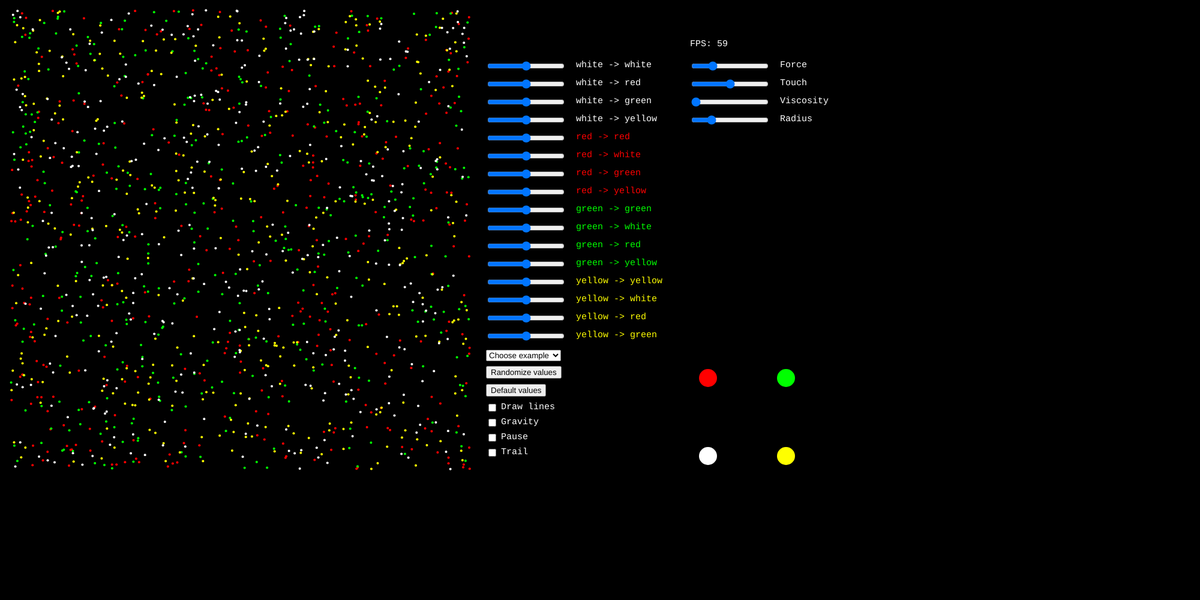
Frame 1 (no input)
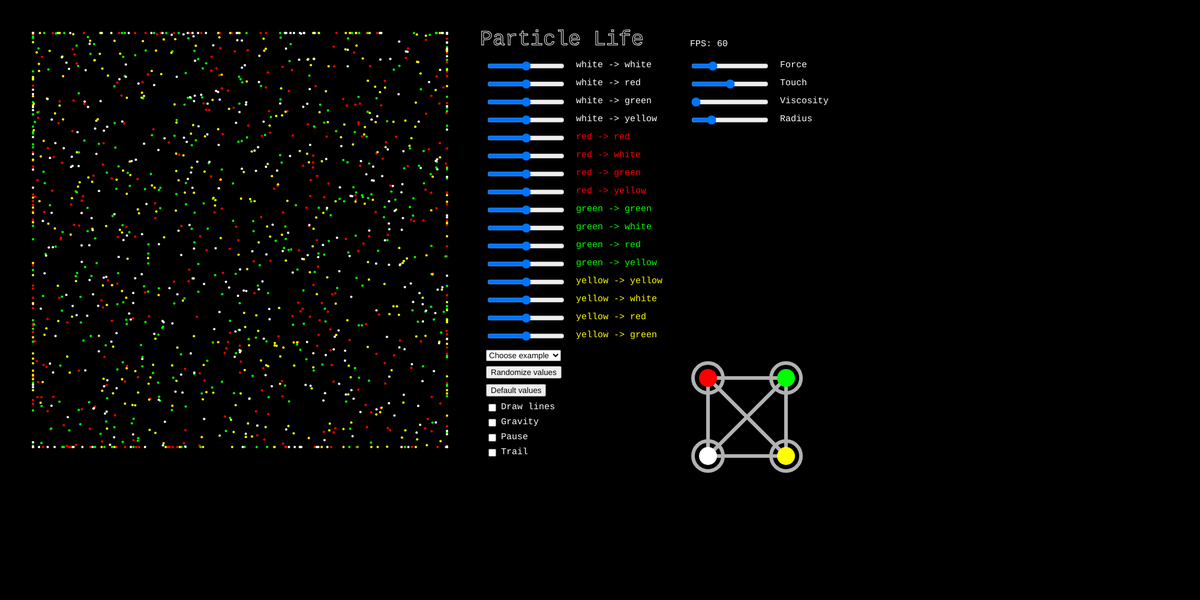
Frame 60 (no input)
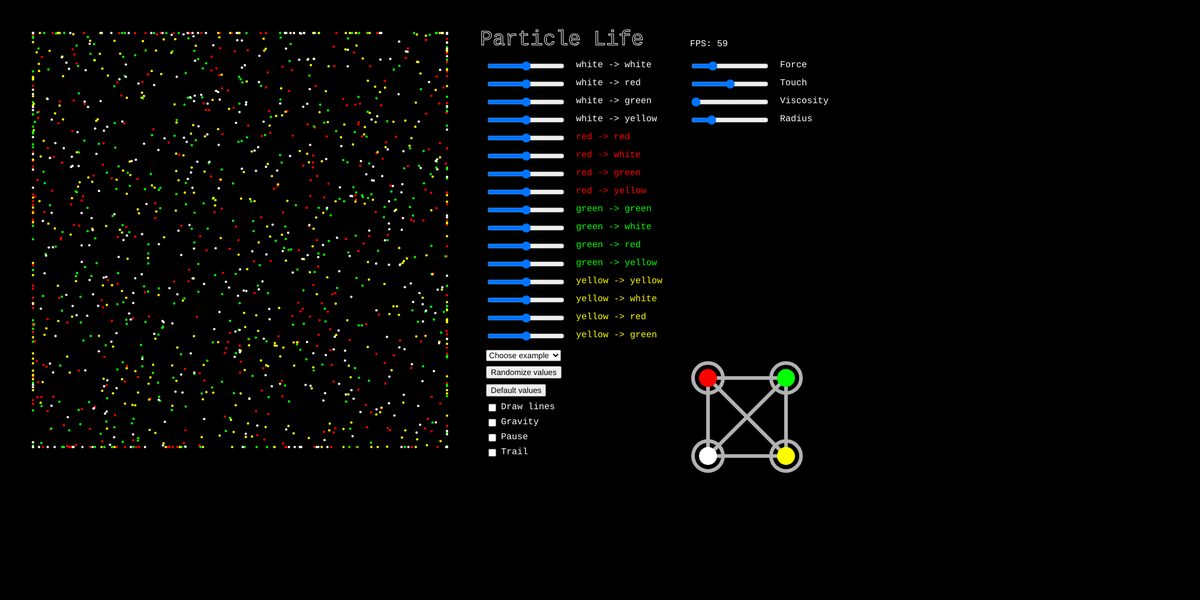
Frame 120 (the mouse pressed at the canvas centre since frame 60)

The p5.js sketch that drew these frames (run headless with seeded random() and noise() and a simulated clock; from frame 60 on, the mouse is pressed at the canvas centre):

// p5.js sketch
// ── sketch.js
let r = []
let g = []
let y = []
let w = []
let particles = []
const WIDTH = 800
let HEIGHT = 800
let dt = 0.5
const d_wall = 55
const strength = 0.3
let gravity = false
let grav_cb
let fps
let radius
let btn_rand
let btn_reset
let pause_cb
let lines_cb
let trail_cb
let lines
let slider_radius
let slider_ww, slider_wr, slider_wg, slider_wy
let slider_rr, slider_rw, slider_rg, slider_ry
let slider_gg, slider_gw, slider_gr, slider_gy
let slider_yy, slider_yw, slider_yr, slider_yg
let slider_dt
let slider_force_touch
let slider_viscosity
let example_select
let touch
let force_touch
let pause = false
let viscosity = 0.01
let selected

const N = 1500

let qtree
let range
let boundary

let rules = []


let sliders = [slider_ww, slider_wr,slider_wg, slider_wy,
               slider_rr, slider_rw,slider_rg, slider_ry,
               slider_gg, slider_gw, slider_gr, slider_gy,
               slider_yy, slider_yw, slider_yr, slider_yg]

let sliders_names = ["white -> white","white -> red","white -> green","white -> yellow",
                     "red -> red","red -> white","red -> green","red -> yellow",
                     "green -> green","green -> white","green -> red","green -> yellow",
                     "yellow -> yellow","yellow -> white","yellow -> red","yellow -> green"]



function setup() {
    createCanvas(2000, 1000)
    background(0)
    createRules()
    console.log(rules)
    for(let i = 0; i < N/4; i++) r.push(new particle("RED"))
    for(let i = 0; i < N/4; i++) g.push(new particle("GREEN"))
    for(let i = 0; i < N/4; i++) y.push(new particle("YELLOW"))
    for(let i = 0; i < N/4; i++) w.push(new particle("WHITE"))
    particles.push(r)
    particles.push(g)
    particles.push(y)
    particles.push(w)
    boundary = new Rectangle(WIDTH/2, WIDTH/2, WIDTH/2, WIDTH/2);
    qtree = new QuadTree(boundary, 16);
    for (let p of particles) {
        for(let ps of p) qtree.insert(ps);
    }
    console.log(qtree)
    HEIGHT = 900
    

    for(let i = 0; i < sliders.length; i++){
        sliders[i] = createSlider(-1,1,0, 0.05)
        sliders[i].position(WIDTH + 10, i*30 + 100)
        let p = createP(sliders_names[i])
        p.position(WIDTH + 160, i*30+85)
        if(i%16<=3)p.style("color:white; font: 15px Courier")
        else if(i%16<=7)p.style("color:red; font: 15px Courier")
        else if(i%16<=11)p.style("color:lime; font: 15px Courier")
        else if(i%16<=15)p.style("color:yellow; font: 15px Courier")
    }


    btn_rand = createButton("Randomize values")
    btn_rand.position(WIDTH + 10, HEIGHT-290)
    btn_rand.mousePressed(randomize)

    btn_reset = createButton("Default values")
    btn_reset.position(WIDTH + 10, HEIGHT-260)
    btn_reset.mousePressed(reset)

    fps = createP("FPS: " + frameRate())
    fps.position(WIDTH + 350, 50)
    fps.style("color:white; font: 15px Courier")

    lines_cb = createCheckbox()
    lines_cb.position(WIDTH + 10, HEIGHT-230)
    let p = createP("Draw lines")
    p.position(WIDTH + 35, HEIGHT-245)
    p.style("color:white; font: 15px Courier")

    grav_cb = createCheckbox()
    grav_cb.position(WIDTH + 10, HEIGHT-205)
    p = createP("Gravity")
    p.position(WIDTH + 35, HEIGHT-220)
    p.style("color:white; font: 15px Courier")

    pause_cb = createCheckbox()
    pause_cb.position(WIDTH + 10, HEIGHT-180)
    p = createP("Pause")
    p.position(WIDTH + 35, HEIGHT-195)
    p.style("color:white; font: 15px Courier")

    trail_cb = createCheckbox()
    trail_cb.position(WIDTH + 10, HEIGHT-155)
    p = createP("Trail")
    p.position(WIDTH + 35, HEIGHT-170)
    p.style("color:white; font: 15px Courier")


    slider_dt = createSlider(0,1,0.25,0.01)
    slider_dt.position(WIDTH + 350, 100)
    p = createP("Force")
    p.position(WIDTH + 500, 85)
    p.style("color:white; font: 15px Courier")

    slider_force_touch = createSlider(20,100,60,1)
    slider_force_touch.position(WIDTH + 350, 130)
    p = createP("Touch")
    p.position(WIDTH + 500, 115)
    p.style("color:white; font: 15px Courier")

    slider_viscosity = createSlider(0.01, 1, 0.01, 0.01)
    slider_viscosity.position(WIDTH + 350, 160)
    p = createP("Viscosity")
    p.position(WIDTH + 500, 145)
    p.style("color:white; font: 15px Courier")

    slider_radius = createSlider(15,300,80, 1)
    slider_radius.position(WIDTH + 350, 190)
    p = createP("Radius")
    p.position(WIDTH + 500, 175)
    p.style("color:white; font: 15px Courier")

    example_select = createSelect();
    example_select.position(WIDTH + 10, HEIGHT-317);
    example_select.option('Choose example');
    example_select.option('Nano spaceships');
    example_select.option('Red VS Green');
    example_select.option('Chispas');
    example_select.disable('Choose example')
    example_select.selected('Choose example')
    selected = 'Choose example'

    HEIGHT = 800
}

function mousePressed(){
    if (mouseX <= 0 || mouseX >= WIDTH || mouseY <= 0 || mouseY >= HEIGHT) return
    touch = {x: mouseX, y: mouseY, dir: 1}
    if(keyIsPressed) touch.dir = -1
}

function mouseDragged(){
    if (mouseX <= 0 || mouseX >= WIDTH || mouseY <= 0 || mouseY >= HEIGHT) return
    touch = {x: mouseX, y: mouseY, dir: 1}
    if(keyIsPressed) touch.dir = -1
}

function reset(){
    for(let s of sliders){
        s.value(0)
    }
    slider_radius.value(80)
}

function randomize(){
    for(let s of sliders){
        s.value(random(-1, 1))
    }
}

function applyExample(example){
    if(example == 'Nano spaceships'){
        reset()
        sliders[0].value(-1)
        sliders[4].value(-1)
        sliders[8].value(-1)
        sliders[12].value(-1)
        updateRules()
        slider_dt.value(0.15)
        slider_radius.value(300)
        selected = 'Nano spaceships'
    }
    else if(example == 'Red VS Green'){
        reset()
        sliders[0].value(-0.4)
        sliders[1].value(0)
        sliders[2].value(0.4)
        sliders[3].value(-0.25)

        sliders[4].value(0.95)
        sliders[5].value(-1)
        sliders[6].value(-0.8)
        sliders[7].value(0.05)

        sliders[8].value(-0.5)
        sliders[9].value(-0.45)
        sliders[10].value(-0.45)
        sliders[11].value(-0.4)

        sliders[12].value(0.75)
        sliders[13].value(0.5)
        sliders[14].value(0.15)
        sliders[15].value(0.25)
        updateRules()
        slider_dt.value(0.35)
        slider_radius.value(300)
        selected = 'Red VS Green'

    }
    else if(example == 'Chispas'){
        reset()
        sliders[0].value(0.05)
        sliders[1].value(-0.95)
        sliders[2].value(0)
        sliders[3].value(-0.5)

        sliders[4].value(0.75)
        sliders[5].value(0.1)
        sliders[6].value(-0.35)
        sliders[7].value(-0.65)

        sliders[8].value(-0.25)
        sliders[9].value(-0.3)
        sliders[10].value(0.2)
        sliders[11].value(-0.45)

        sliders[12].value(-0.35)
        sliders[13].value(0.45)
        sliders[14].value(0.65)
        sliders[15].value(-0.1)
        updateRules()
        slider_dt.value(0.45)
        slider_radius.value(300)
        selected = 'Chispas'

    }
}



function drawRules(){
    push()
    translate(WIDTH + 380, HEIGHT-170)
    let dis = 130
    push()
    //colorMode(HSB, 360, 100, 100, 80)
    for(let i = 0; i < rules.length; i++){
        if(rules[i].a == rules[i].b){
            noFill()
            strokeWeight(map(dt, 0, 1, 4, 12))
            //stroke(map(rules[i].value, -1, 1, 0, 120), 100, 100, 100)
            stroke(map(rules[i].value, -1, 1, 100, 255))
            if(rules[i].a == 'r') ellipse(0,0,50)
            else if(rules[i].a == 'w') ellipse(0,dis,50)
            else if(rules[i].a == 'y') ellipse(dis,dis,50)
            else if (rules[i].a == 'g') ellipse(dis,0,50)
            continue
        }
        let or = createVector(0,0)
        let dest = createVector(0,0)
        if(rules[i].a == 'w') or = createVector(0, dis)
        else if(rules[i].a == 'r') or = createVector(0, 0)
        else if(rules[i].a == 'y') or = createVector(dis, dis)
        else if (rules[i].a == 'g') or = createVector(dis, 0)

        if(rules[i].b == 'w') dest = createVector(0, dis)
        else if(rules[i].b == 'r') dest = createVector(0, 0)
        else if(rules[i].b == 'y') dest = createVector(dis, dis)
        else if (rules[i].b == 'g') dest = createVector(dis, 0)

        //stroke(map(rules[i].value, -1, 1, 0, 120), 100, 100, 50)
        stroke(map(rules[i].value, -1, 1, 100, 255))
        strokeWeight(map(dt, 0, 1, 4, 12))
        line(or.x, or.y, dest.x, dest.y)
    }
    pop()
    fill(255, 0, 0)
    noStroke()
    ellipse(0, 0, 30)
    fill(0, 255, 0)
    noStroke()
    ellipse(130, 0, 30)
    fill(255, 255, 0)
    noStroke()
    ellipse(130, 130, 30)
    fill(255, 255, 255)
    noStroke()
    ellipse(0, 130, 30)
    pop()
}

//Cosas de optimizacion que he aprendido:
//dist() es muchiiiiisimo mas lento que math.sqrt
//no hace falta llamar a slider_radius.value() aqui, ralentiza muchisimo
function applyRule(par1, par2, g){
    push()
    strokeWeight(1)
    colorMode(HSB)
    for (let i = 0; i < par1.length; i++) {
        let fx = 0;
        let fy = 0;
        let cont = 5

        range.x = par1[i].pos.x
        range.y = par1[i].pos.y
        let points = qtree.query(range, par2[0].col);
        if(points == undefined) points = []
        var a = par1[i];
        //fuerza de atraccion/repulsion con otros atoms
        for (let j = 0; j < points.length; j++) {
            
            var b = points[j];
            let dx = a.pos.x - b.pos.x;
            let dy = a.pos.y - b.pos.y;
            let d = Math.sqrt(dx * dx + dy * dy);
            if (d > 0 && d < radius) {
                if(lines && cont > 0){
                    if(a.col == -1) stroke(0, 0, 100, 50)
                    else stroke(a.col, 100, 100, 50)
                    line(a.pos.x, a.pos.y, b.pos.x, b.pos.y)
                    cont--
                }
                let F = (g * 1) / d;
                fx += F * dx;
                fy += F * dy;

            }
        }
        
        //repelar paredes
        if (a.pos.x <                d_wall)  fx += (d_wall -         a.pos.x) * strength
        if (a.pos.x > WIDTH - d_wall)         fx += (WIDTH - d_wall - a.pos.x) * strength
        if (a.pos.y <                 d_wall) fy += (d_wall         - a.pos.y) * strength
        if (a.pos.y > HEIGHT - d_wall)        fy += (HEIGHT - d_wall - a.pos.y) * strength
        
        //aplicar gravedad
        if(gravity) fy += 0.6

        //aplicar click (si se hizo pulsans¡do tecla, la fuerza es inversa)
        if(touch != undefined){
            dx = a.pos.x - touch.x
            dy = a.pos.y - touch.y
            d = Math.sqrt(dx * dx + dy * dy);
            if (d > 0 && d < map(force_touch, 20, 100, 50, 250)) {
                F = force_touch * 1/d
                if(touch.dir == 1){
                    fx += F * dx;
                    fy += F * dy;
                }
                else{
                    fx -= F * dx;
                    fy -= F * dy;
                }
                
            }
            
        }

        //aplicar viscosidad
        fx *= (1-viscosity)
        fy *= (1-viscosity)

        //actualizar velocidad y posicion con fuerza final
        a.speed.x = (a.speed.x + fx) * dt;
        a.speed.y = (a.speed.y + fy) * dt;
        a.pos.add(a.speed)

        //rebotar si toaca pared
        if (a.pos.x <= 0 || a.pos.x >= WIDTH) { a.speed.x *= -1; }
        if (a.pos.y <= 0 || a.pos.y >= HEIGHT) { a.speed.y *= -1; } 
    }
    pop()
}

function updateRules(){
    for(let i = 0; i < sliders.length; i++){
        rules[i].value = sliders[i].value()
    }
}


function draw() {
    if(trail_cb.checked()) background(0, 15)
    else background(0)

    if(selected != example_select.selected()) applyExample(example_select.selected())

    radius = slider_radius.value()
    dt = slider_dt.value()
    force_touch = slider_force_touch.value()
    viscosity = slider_viscosity.value()
    
    gravity = grav_cb.checked()
    pause   = pause_cb.checked()
    lines   = lines_cb.checked()

    range = new Rectangle(0, 0, radius, radius);

    drawRules()

    if(!mouseIsPressed) touch = undefined

    textSize(35)
    textFont("Courier")
    text("Particle Life", WIDTH, 75)
    fps.html("FPS: " + floor(frameRate()))

    if(!pause){
        applyRule(w, w, sliders[0].value())
        applyRule(w, r, sliders[1].value())
        applyRule(w, g, sliders[2].value())
        applyRule(w, y, sliders[3].value())

        applyRule(r, r, sliders[4].value())
        applyRule(r, w, sliders[5].value())
        applyRule(r, g, sliders[6].value())
        applyRule(r, y, sliders[7].value())

        applyRule(g, g, sliders[8].value())
        applyRule(g, w, sliders[9].value())
        applyRule(g, r, sliders[10].value())
        applyRule(g, y, sliders[11].value())

        applyRule(y, y, sliders[12].value())
        applyRule(y, w, sliders[13].value())
        applyRule(y, r, sliders[14].value())
        applyRule(y, g, sliders[15].value())

        updateRules()
    }

    if(!lines) qtree.show()

    qtree = new QuadTree(boundary, 128);
    for (let p of particles) {
        for(let ps of p) qtree.insert(ps);
    }
  
}

function createRules(){
        rules.push(new rule('w', 'w', 0))
        rules.push(new rule('w', 'r', 0))
        rules.push(new rule('w', 'g', 0))
        rules.push(new rule('w', 'y', 0))

        rules.push(new rule('r', 'r', 0))
        rules.push(new rule('r', 'w', 0))
        rules.push(new rule('r', 'g', 0))
        rules.push(new rule('r', 'y', 0))

        rules.push(new rule('g', 'g', 0))
        rules.push(new rule('g', 'w', 0))
        rules.push(new rule('g', 'r', 0))
        rules.push(new rule('g', 'y', 0))

        rules.push(new rule('y', 'y', 0))
        rules.push(new rule('y', 'w', 0))
        rules.push(new rule('y', 'r', 0))
        rules.push(new rule('y', 'g', 0))
    }

// ── particle.js
class particle{
	constructor(color){
		this.color = color
		this.pos = createVector(random(WIDTH), random(HEIGHT))
		this.speed = createVector(2, -2)
		this.col = this.whatCol()
	}

	whatCol(){
		if(this.color == "RED") return 0
		if(this.color == "YELLOW") return 60
		if(this.color == "GREEN") return 120
		else return -1
	}

	show(){
		push()
		if(this.color == "RED") {fill(255, 0, 0); stroke(255, 0, 0)}
		else if(this.color == "GREEN") {fill(0, 255, 0); stroke(0, 255, 0)}
		else if(this.color == "BLUE") {fill(0, 0, 255); stroke(0, 0, 255)}
		else if(this.color == "YELLOW") {fill(255, 255, 0); stroke(255, 255, 0)}
		else if(this.color == "WHITE") {fill(255, 255, 255); stroke(255, 255, 255)}
		noStroke()
		ellipse(this.pos.x, this.pos.y, 4)
		//rect(this.pos.x, this.pos.y, 4, 4)
		// strokeWeight(4)
		// point(this.pos.x, this.pos.y)
		pop()
	}

}
// ── quadtree.js
// Daniel Shiffman
// http://codingtra.in
// http://patreon.com/codingtrain

// QuadTree
// 1: https://www.youtube.com/watch?v=OJxEcs0w_kE
// 2: https://www.youtube.com/watch?v=QQx_NmCIuCY

// For more:
// https://github.com/CodingTrain/QuadTree


class Rectangle {
  constructor(x, y, w, h) {
    this.x = x;
    this.y = y;
    this.w = w;
    this.h = h;
  }

  contains(point) {
    return (point.pos.x >= this.x - this.w &&
      point.pos.x < this.x + this.w &&
      point.pos.y >= this.y - this.h &&
      point.pos.y < this.y + this.h);
  }

  intersects(range) {
    return !(range.x - range.w > this.x + this.w ||
      range.x + range.w < this.x - this.w ||
      range.y - range.h > this.y + this.h ||
      range.y + range.h < this.y - this.h);
  }


}

class QuadTree {
  constructor(boundary, n) {
    this.boundary = boundary;
    this.capacity = n;
    this.points = [];
    this.divided = false;
  }

  subdivide() {
    let x = this.boundary.x;
    let y = this.boundary.y;
    let w = this.boundary.w;
    let h = this.boundary.h;
    let ne = new Rectangle(x + w / 2, y - h / 2, w / 2, h / 2);
    this.northeast = new QuadTree(ne, this.capacity);
    let nw = new Rectangle(x - w / 2, y - h / 2, w / 2, h / 2);
    this.northwest = new QuadTree(nw, this.capacity);
    let se = new Rectangle(x + w / 2, y + h / 2, w / 2, h / 2);
    this.southeast = new QuadTree(se, this.capacity);
    let sw = new Rectangle(x - w / 2, y + h / 2, w / 2, h / 2);
    this.southwest = new QuadTree(sw, this.capacity);
    this.divided = true;
  }

  insert(point) {

    if (!this.boundary.contains(point)) {
      return false;
    }

    if (this.points.length < this.capacity) {
      this.points.push(point);
      return true;
    } else {
      if (!this.divided) {
        this.subdivide();
      }
      if (this.northeast.insert(point)) {
        return true;
      } else if (this.northwest.insert(point)) {
        return true;
      } else if (this.southeast.insert(point)) {
        return true;
      } else if (this.southwest.insert(point)) {
        return true;
      }
    }
  }

  query(range, color, found) {
    if (!found) {
      found = [];
    }
    if (!this.boundary.intersects(range)) {
      return;
    } else {
      for (let p of this.points) {
        let dx = range.x - p.pos.x;
        let dy = range.y - p.pos.y;
        let d = Math.sqrt(dx * dx + dy * dy)
        if (range.contains(p) && d < range.w && p.col == color) {
          found.push(p);
        }
      }
      if (this.divided) {
        this.northwest.query(range, color, found);
        this.northeast.query(range, color, found);
        this.southwest.query(range, color, found);
        this.southeast.query(range, color, found);
      }
    }
    return found;
  }


  show() {
    stroke(255);
    noFill();
    strokeWeight(1);
    // rectMode(CENTER);
    // rect(this.boundary.x, this.boundary.y, this.boundary.w * 2, this.boundary.h * 2);
    for (let p of this.points) {
      p.show()
    }

    if (this.divided) {
      this.northeast.show();
      this.northwest.show();
      this.southeast.show();
      this.southwest.show();
    }
  }
}

// ── rule.js
class rule{
	constructor(a, b, val){
		this.a = a 
		this.b = b
		this.val = val
	}

}
